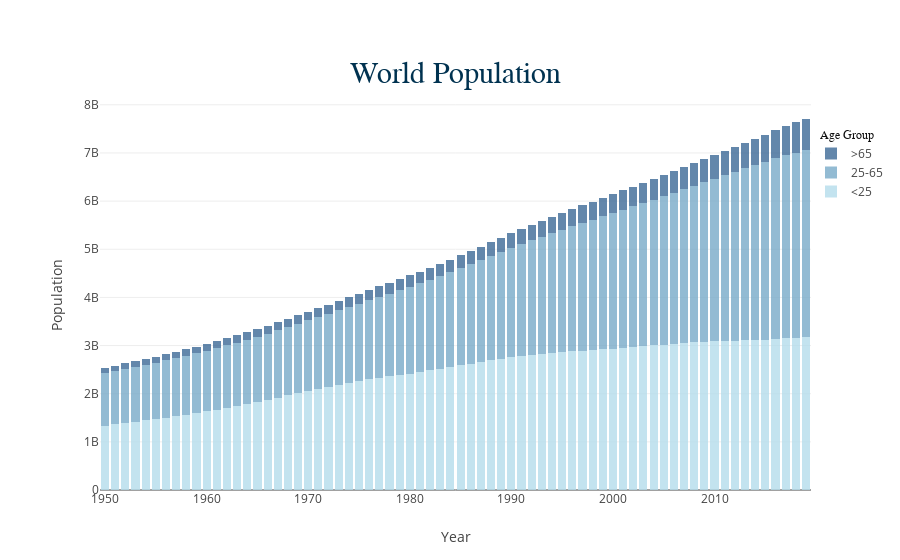

Write notebook code for a chart like this one.
### Code cell
ply.iplot(world_fig,filename = 'world_population')
